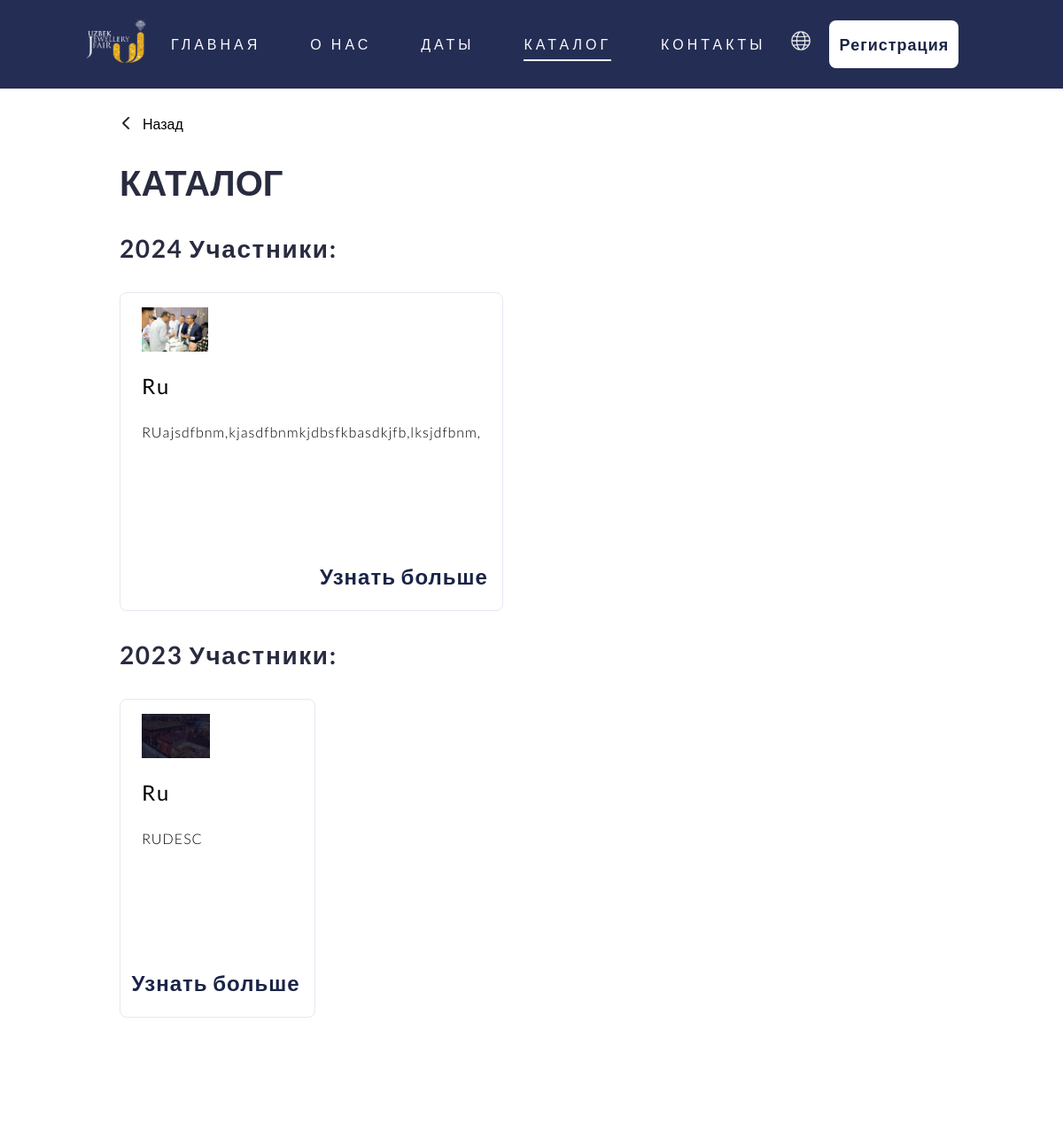
Before: /ru/catalog (upper part) with the older database file.
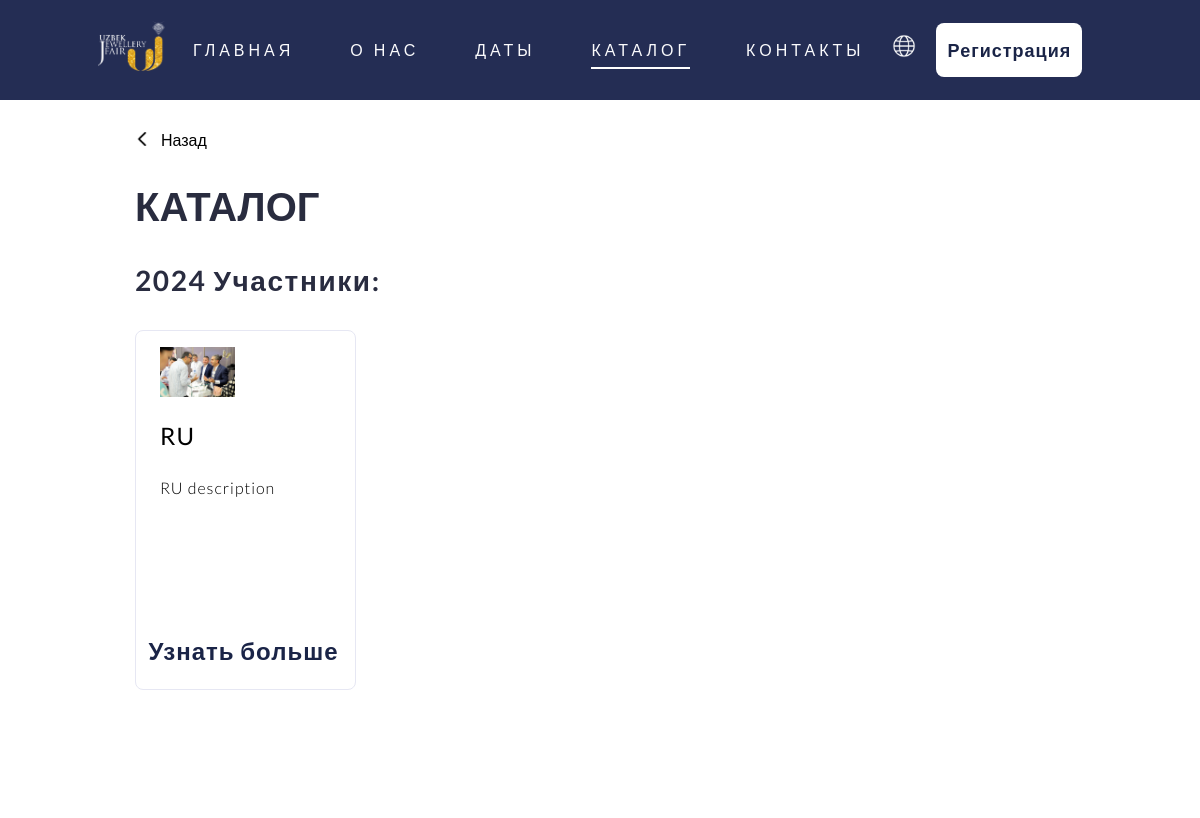
After: the same page with the newer database file.
### app.py (models this page shows, shortened)
class Card(db.Model):
    id = db.Column(db.Integer, primary_key=True)
    year = db.Column(db.String(10))
    title_en = db.Column(db.String(100))
    description_en = db.Column(db.String(500))
    title_ru = db.Column(db.String(100))
    description_ru = db.Column(db.String(500))
    title_uz = db.Column(db.String(100))
    description_uz = db.Column(db.String(500))
    image_filename = db.Column(db.String(255))  # This will store the filename of the image

### app.py (the view)
@app.route('/ru/catalog')
def ru_catalog():
    cards = Card.query.order_by(Card.year.desc()).all()
    cards_by_year = {}
    for card in cards:
        if card.year not in cards_by_year:
            cards_by_year[card.year] = []
        cards_by_year[card.year].append({
            'id': card.id,
            'title': card.title_ru,
            'description': card.description_ru,
            'image_filename': card.image_filename
        })
    return render_template('./ru/catalog.html', cards_by_year=cards_by_year)

### templates/ru/catalog.html
{% extends "./ru/layout.html" %} {% from "macros.html" import heading %} {%
block body %}
<div class="catalog-section">
  {{ heading('КАТАЛОГ', '/ru', 'Назад') }} {% for year, cards in
  cards_by_year.items() %}
  <div class="year-section">
    <p class="catalog-title">{{ year }} Участники:</p>
    <div class="catalog-card-box">
      {% for card in cards %}
      <div class="catalog-card">
        <img
          src="{{ url_for('static', filename='images/uploads/' + card.image_filename) }}"
          alt="{{ card.title }}"
        />
        <p class="card-title">{{ card.title }}</p>
        <p class="card-info">{{ card.description }}</p>
        <a
          class="card-btn"
          href="{{ url_for('ru_company_detail', card_id=card.id) }}"
          >Узнать больше</a
        >
      </div>
      {% endfor %}
    </div>
  </div>
  {% endfor %}
</div>
{% endblock %}

Changed rows visible on the page:
removed Card: year "2024", image_filename (picture), title "Ru", description "RUajsdfbnm,kjasdfbnmkjdbsfkbasdkjfb,lksjdfbnm,"
changed Card: year "2023" → "2024"; image_filename: a different picture; title "Ru" → "RU"; description "RUDESC" → "RU description"
